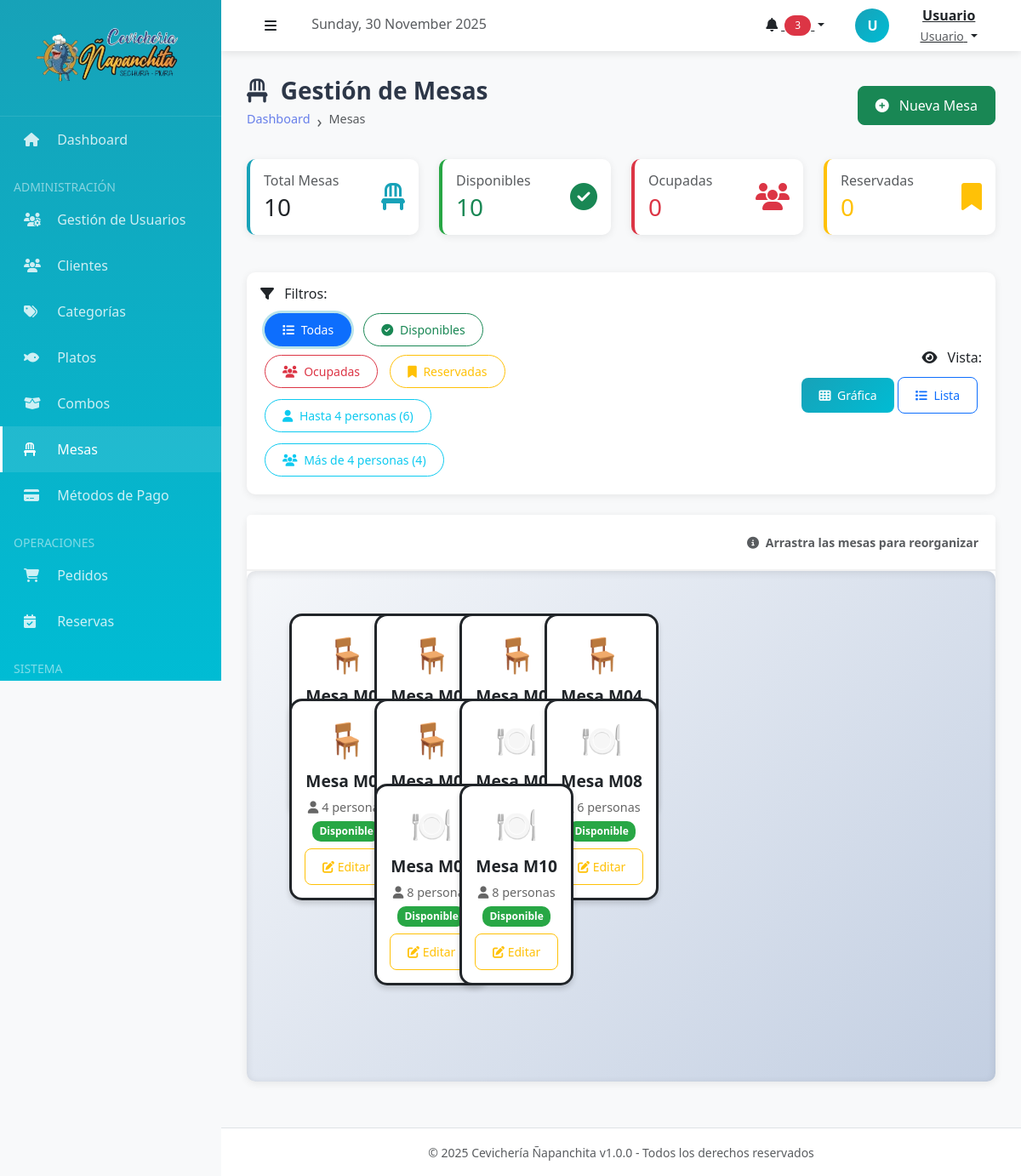
Page /index.php?action=mesas (signed in) on the committed database.
### tables this page shows
CREATE TABLE mesas (
    id INT AUTO_INCREMENT PRIMARY KEY,
    numero VARCHAR(10) UNIQUE NOT NULL,
    capacidad INT NOT NULL CHECK (capacidad > 0),
    estado ENUM('disponible', 'ocupada', 'reservada', 'inactiva') DEFAULT 'disponible',
    posicion_x INT DEFAULT 0 COMMENT 'PosiciÃ³n X en layout visual',
    posicion_y INT DEFAULT 0 COMMENT 'PosiciÃ³n Y en layout visual',
    activo BOOLEAN DEFAULT TRUE,
    
    INDEX idx_mesas_estado (estado),
    INDEX idx_mesas_activo (activo)
);

### controllers/MesaController.php (called while the page is built, shortened)
<?php
require_once __DIR__ . '/../models/Mesa.php';
class MesaController
{
    private $mesa;
    public function __construct()
    {
        $this->mesa = new Mesa();
    }
    public function index()
    {
        $mesas = $this->mesa->listar();
        $estadisticas = $this->mesa->obtenerEstadisticas();
        require_once __DIR__ . '/../views/mesas/index.php';
    }
}

### models/Mesa.php (called while the page is built, shortened)
<?php
class Mesa
{
    private $db;
    private $table = 'mesas';
    public function __construct($db = null)
    {
        if ($db) {
            $this->db = $db;
        } else {
            $database = new Database();
            $this->db = $database->getConnection();
        }
    }
    public function listar($soloActivos = false, $estado = null, $capacidadMin = null)
    {
        $query = "SELECT * FROM " . $this->table . " WHERE 1=1";
        $query .= " ORDER BY numero ASC";
        $stmt = $this->db->prepare($query);
        $stmt->execute();
        return $stmt->fetchAll(PDO::FETCH_ASSOC);
    }
    public function obtenerEstadisticas()
    {
        $query = "SELECT
                    COUNT(*) as total,
                    SUM(CASE WHEN estado = 'disponible' THEN 1 ELSE 0 END) as disponibles,
                    SUM(CASE WHEN estado = 'ocupada' THEN 1 ELSE 0 END) as ocupadas,
                    SUM(CASE WHEN estado = 'reservada' THEN 1 ELSE 0 END) as reservadas,
                    SUM(CASE WHEN capacidad <= 4 THEN 1 ELSE 0 END) as pequenas,
                    SUM(CASE WHEN capacidad > 4 THEN 1 ELSE 0 END) as grandes
                    FROM " . $this->table . "
                    WHERE activo = 1";
        $stmt = $this->db->prepare($query);
        $stmt->execute();
        return $stmt->fetch(PDO::FETCH_ASSOC);
    }
}

### config/database.php (called while the page is built, shortened)
<?php
class Database
{
    private $host = "localhost";
    private $db_name = "napanchita_db";
    private $username = "root";
    private $password = "";
    public function getConnection()
    {
        try {
            $this->conn = new PDO(
                "mysql:host=" . $this->host . ";dbname=" . $this->db_name . ";charset=utf8mb4",
                $this->username,
                $this->password
            );
            $this->conn->setAttribute(PDO::ATTR_ERRMODE, PDO::ERRMODE_EXCEPTION);
            $this->conn->setAttribute(PDO::ATTR_EMULATE_PREPARES, false);
            return $this->conn;
        } catch (PDOException $e) {
            echo "Error de conexión: " . $e->getMessage();
            return null;
        }
    }
}

### views/mesas/index.php (the view, shortened to what this page needs)
<?php
include __DIR__ . '/../layouts/header.php';
?>
<div class="page-header">
    <div class="d-flex justify-content-between align-items-center">
        <div>
            <h1><i class="fas fa-chair me-2"></i> Gestión de Mesas</h1>
            <nav aria-label="breadcrumb">
                <ol class="breadcrumb">
                    <li class="breadcrumb-item"><a href="<?php echo BASE_URL; ?>index.php?action=dashboard">Dashboard</a></li>
                    <li class="breadcrumb-item active">Mesas</li>
                </ol>
            </nav>
        </div>
        <div>
            <a href="<?php echo BASE_URL; ?>index.php?action=mesas_crear" class="btn btn-success">
                <i class="fas fa-plus-circle me-2"></i> Nueva Mesa
            </a>
        </div>
    </div>
</div>
<div class="row mb-4">
    <div class="col-md-3">
        <div class="card stats-card stats-total">
            <div class="card-body">
                <div class="d-flex justify-content-between align-items-center">
                    <div>
                        <h6 class="text-muted mb-1">Total Mesas</h6>
                        <h3 class="mb-0"><?php echo $estadisticas['total'] ?? 0; ?></h3>
                    </div>
                    <div class="text-primary">
                        <i class="fas fa-chair fa-2x"></i>
                    </div>
                </div>
            </div>
        </div>
    </div>
    <div class="col-md-3">
        <div class="card stats-card stats-disponible">
            <div class="card-body">
                <div class="d-flex justify-content-between align-items-center">
                    <div>
                        <h6 class="text-muted mb-1">Disponibles</h6>
                        <h3 class="mb-0 text-success"><?php echo $estadisticas['disponibles'] ?? 0; ?></h3>
                    </div>
                    <div class="text-success">
                        <i class="fas fa-check-circle fa-2x"></i>
                    </div>
                </div>
            </div>
        </div>
    </div>
    <div class="col-md-3">
        <div class="card stats-card stats-ocupada">
            <div class="card-body">
                <div class="d-flex justify-content-between align-items-center">
                    <div>
                        <h6 class="text-muted mb-1">Ocupadas</h6>
                        <h3 class="mb-0 text-danger"><?php echo $estadisticas['ocupadas'] ?? 0; ?></h3>
                    </div>
                    <div class="text-danger">
                        <i class="fas fa-users fa-2x"></i>
                    </div>
                </div>
            </div>
        </div>
    </div>
    <div class="col-md-3">
        <div class="card stats-card stats-reservada">
            <div class="card-body">
                <div class="d-flex justify-content-between align-items-center">
                    <div>
                        <h6 class="text-muted mb-1">Reservadas</h6>
                        <h3 class="mb-0 text-warning"><?php echo $estadisticas['reservadas'] ?? 0; ?></h3>
                    </div>
                    <div class="text-warning">
                        <i class="fas fa-bookmark fa-2x"></i>
                    </div>
                </div>
            </div>
        </div>
    </div>
</div>
<div class="card mb-4">
    <div class="card-body">
        <div class="row align-items-center">
            <div class="col-md-6">
                <h6 class="mb-2"><i class="fas fa-filter me-2"></i> Filtros:</h6>
                <button class="btn btn-sm btn-outline-primary filter-btn active" data-filter="all">
                    <i class="fas fa-list me-1"></i> Todas
                </button>
                <button class="btn btn-sm btn-outline-success filter-btn" data-filter="disponible">
                    <i class="fas fa-check-circle me-1"></i> Disponibles
                </button>
                <button class="btn btn-sm btn-outline-danger filter-btn" data-filter="ocupada">
                    <i class="fas fa-users me-1"></i> Ocupadas
                </button>
                <button class="btn btn-sm btn-outline-warning filter-btn" data-filter="reservada">
                    <i class="fas fa-bookmark me-1"></i> Reservadas
                </button>
                <br>
                <button class="btn btn-sm btn-outline-info filter-btn mt-2" data-capacity="small">
                    <i class="fas fa-user me-1"></i> Hasta 4 personas (<?php echo $estadisticas['pequenas'] ?? 0; ?>)
                </button>
                <button class="btn btn-sm btn-outline-info filter-btn mt-2" data-capacity="large">
                    <i class="fas fa-users me-1"></i> Más de 4 personas (<?php echo $estadisticas['grandes'] ?? 0; ?>)
                </button>
            </div>
            <div class="col-md-6 text-end">
                <h6 class="mb-2"><i class="fas fa-eye me-2"></i> Vista:</h6>
                <div class="vista-toggle">
                    <button class="btn btn-sm btn-primary" id="vistaGrafica">
                        <i class="fas fa-th me-1"></i> Gráfica
                    </button>
                    <button class="btn btn-sm btn-outline-primary" id="vistaLista">
                        <i class="fas fa-list me-1"></i> Lista
                    </button>
                </div>
            </div>
        </div>
    </div>
</div>
<div class="card mb-4" id="layoutGrafico">
    <div class="card-header d-flex justify-content-between align-items-center">
        <span><i class="fas fa-map me-2"></i> Layout del Restaurante</span>
        <small class="text-muted">
            <i class="fas fa-info-circle me-1"></i> Arrastra las mesas para reorganizar
        </small>
    </div>
    <div class="card-body p-0">
        <div class="mesas-layout" id="mesasLayout">
            <?php foreach ($mesas as $mesa): ?>
                <?php if ($mesa['activo']): ?>
                    <div class="mesa-item mesa-<?php echo $mesa['estado']; ?>"
                        data-id="<?php echo $mesa['id']; ?>"
                        data-estado="<?php echo $mesa['estado']; ?>"
                        data-capacidad="<?php echo $mesa['capacidad']; ?>"
                        style="left: <?php echo $mesa['posicion_x']; ?>px; top: <?php echo $mesa['posicion_y']; ?>px;">
                        <div class="mesa-card">
                            <div class="mesa-icono">
                                <?php if ($mesa['capacidad'] <= 4): ?>
                                    🪑
                                <?php else: ?>
                                    🍽️
                                <?php endif; ?>
                            </div>
                            <div class="mesa-numero">Mesa <?php echo htmlspecialchars($mesa['numero']); ?></div>
                            <div class="mesa-capacidad">
                                <i class="fas fa-user me-1"></i><?php echo $mesa['capacidad']; ?> personas
                            </div>
                            <span class="mesa-estado-badge badge-<?php echo $mesa['estado']; ?>">
                                <?php echo ucfirst($mesa['estado']); ?>
                            </span>
                            <div class="mt-2">
                                <a href="<?php echo BASE_URL; ?>index.php?action=mesas_editar&id=<?php echo $mesa['id']; ?>"
                                    class="btn btn-sm btn-outline-warning"
                                    title="Editar">
                                    <i class="fas fa-edit"></i> Editar
                                </a>
                            </div>
                        </div>
                    </div>
                <?php endif; ?>
            <?php endforeach; ?>
        </div>
    </div>
</div>
<?php
include __DIR__ . '/../layouts/footer.php';
?>

### public/css/style.css (style rules this page uses)
:root { --color-primary: #667eea; --color-secondary: #764ba2; --color-success: #28a745; --color-danger: #dc3545; --color-warning: #ffc107; --color-info: #17a2b8; --color-light: #f8f9fa; --color-dark: #343a40; --transition: all 0.3s ease; }
body { font-family: 'Segoe UI', Tahoma, Geneva, Verdana, sans-serif; background-color: #f4f6f9; }
.card { transition: var(--transition); margin-bottom: 20px; }
.card-header { font-weight: 600; background: linear-gradient(135deg, var(--color-primary) 0%, var(--color-secondary) 100%); color: white; border-bottom: none; }
.btn { transition: var(--transition); font-weight: 500; border-radius: 8px; padding: 10px 20px; }
.btn-primary { background: linear-gradient(135deg, var(--color-primary) 0%, var(--color-secondary) 100%); border: none; }
.mesa-card { cursor: pointer; transition: var(--transition); border: 2px solid transparent; }
.breadcrumb { background: transparent; font-size: 0.9rem; }
.breadcrumb-item + .breadcrumb-item::before { content: "›"; font-size: 1.2rem; }
.breadcrumb-item a { color: var(--color-primary); text-decoration: none; }

### public/css/tema-celeste.css (style rules this page uses)
:root { --primary-color: #17a2b8; --primary-dark: #138496; --primary-light: #00bcd4; --primary-gradient: linear-gradient(135deg, #17a2b8 0%, #00bcd4 100%); }
.btn-primary { background: linear-gradient(135deg, #17a2b8 0%, #00bcd4 100%); border-color: #17a2b8; }
.text-primary { color: #17a2b8 !important; }
a { color: #17a2b8; }

### views/layouts/header.php (style rules this page uses)
:root { --sidebar-width: 260px; --header-height: 60px; --primary-color: #17a2b8; --secondary-color: #00bcd4; }
body { font-family: 'Segoe UI', Tahoma, Geneva, Verdana, sans-serif; background-color: #f8f9fa; }
.page-header { margin-bottom: 30px; }
.page-header h1 { font-size: 28px; font-weight: 700; color: #2d3748; margin: 0; }
.breadcrumb { background: transparent; padding: 0; margin: 5px 0 0 0; }
.card { border: none; box-shadow: 0 2px 10px rgba(0, 0, 0, 0.08); border-radius: 10px; }
.card-header { background: white; border-bottom: 2px solid #f1f1f1; font-weight: 600; padding: 20px; }

### views/mesas/index.php (style rules this page uses)
.mesas-layout { background: linear-gradient(135deg, #f5f7fa 0%, #c3cfe2 100%); border-radius: 10px; padding: 30px; min-height: 600px; position: relative; overflow: hidden; box-shadow: inset 0 2px 10px rgba(0, 0, 0, 0.1); }
.mesa-item { position: absolute; cursor: move; transition: all 0.3s ease; user-select: none; }
.mesa-card { background: white; border-radius: 15px; padding: 15px; text-align: center; box-shadow: 0 4px 6px rgba(0, 0, 0, 0.15); min-width: 100px; border: 3px solid; }
.mesa-disponible { border-color: #28a745; }
.mesa-icono { font-size: 2.5rem; margin-bottom: 5px; }
.mesa-numero { font-size: 1.2rem; font-weight: bold; margin: 5px 0; }
.mesa-capacidad { font-size: 0.9rem; color: #666; }
.mesa-estado-badge { display: inline-block; padding: 3px 8px; border-radius: 10px; font-size: 0.75rem; margin-top: 5px; font-weight: bold; }
.badge-disponible { background-color: #28a745; color: white; }
.stats-card { border-left: 4px solid; transition: all 0.3s ease; }
.stats-disponible { border-color: #28a745; }
.stats-ocupada { border-color: #dc3545; }
.stats-reservada { border-color: #ffc107; }
.stats-total { border-color: #17a2b8; }
.filter-btn { margin: 5px; padding: 8px 20px; border-radius: 20px; }
.filter-btn.active { box-shadow: 0 0 0 3px rgba(23, 162, 184, 0.3); }
.vista-toggle { background: white; padding: 5px; border-radius: 10px; display: inline-block; }

### rows in the picture
mesas: numero "M01"
mesas: numero "M02"
mesas: numero "M03"
mesas: numero "M04"
mesas: numero "M05", capacidad "4", estado "Disponible"
mesas: numero "M06"
mesas: numero "M07"
mesas: numero "M08", capacidad "6", estado "Disponible"
mesas: numero "M09", capacidad "8", estado "Disponible"
mesas: numero "M10", capacidad "8", estado "Disponible"

### other values in the picture
substr($_SESSION['nombre'] ?? 'U', 0, 1) "U"
$_SESSION['nombre'] "Usuario"
$_SESSION['rol'] "Usuario"
$estadisticas['total'] "10"
$estadisticas['disponibles'] "10"
$estadisticas['ocupadas'] "0"
$estadisticas['reservadas'] "0"
$estadisticas['pequenas'] "6"
$estadisticas['grandes'] "4"
APP_NAME "Cevichería Ñapanchita"
APP_VERSION "1.0.0"
